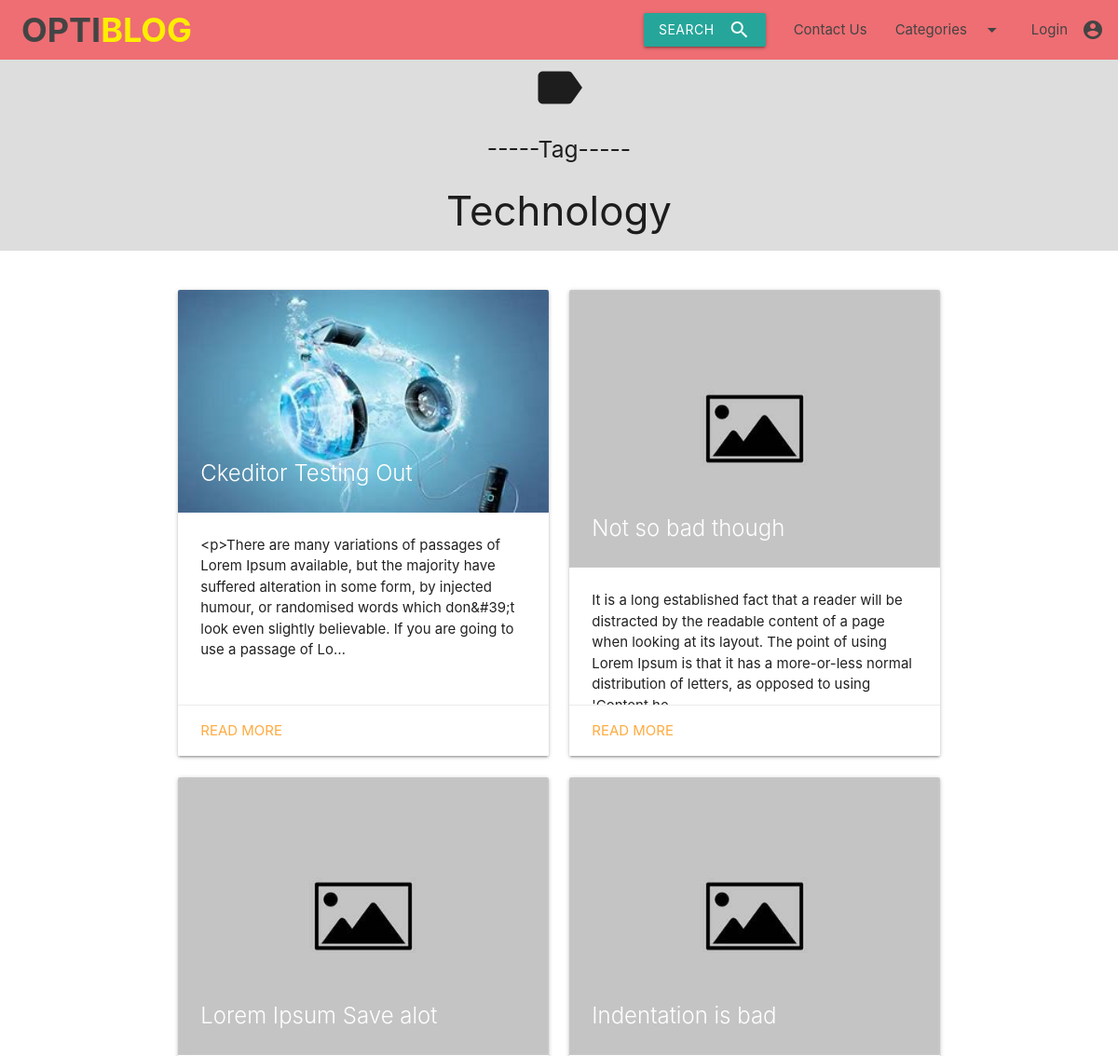
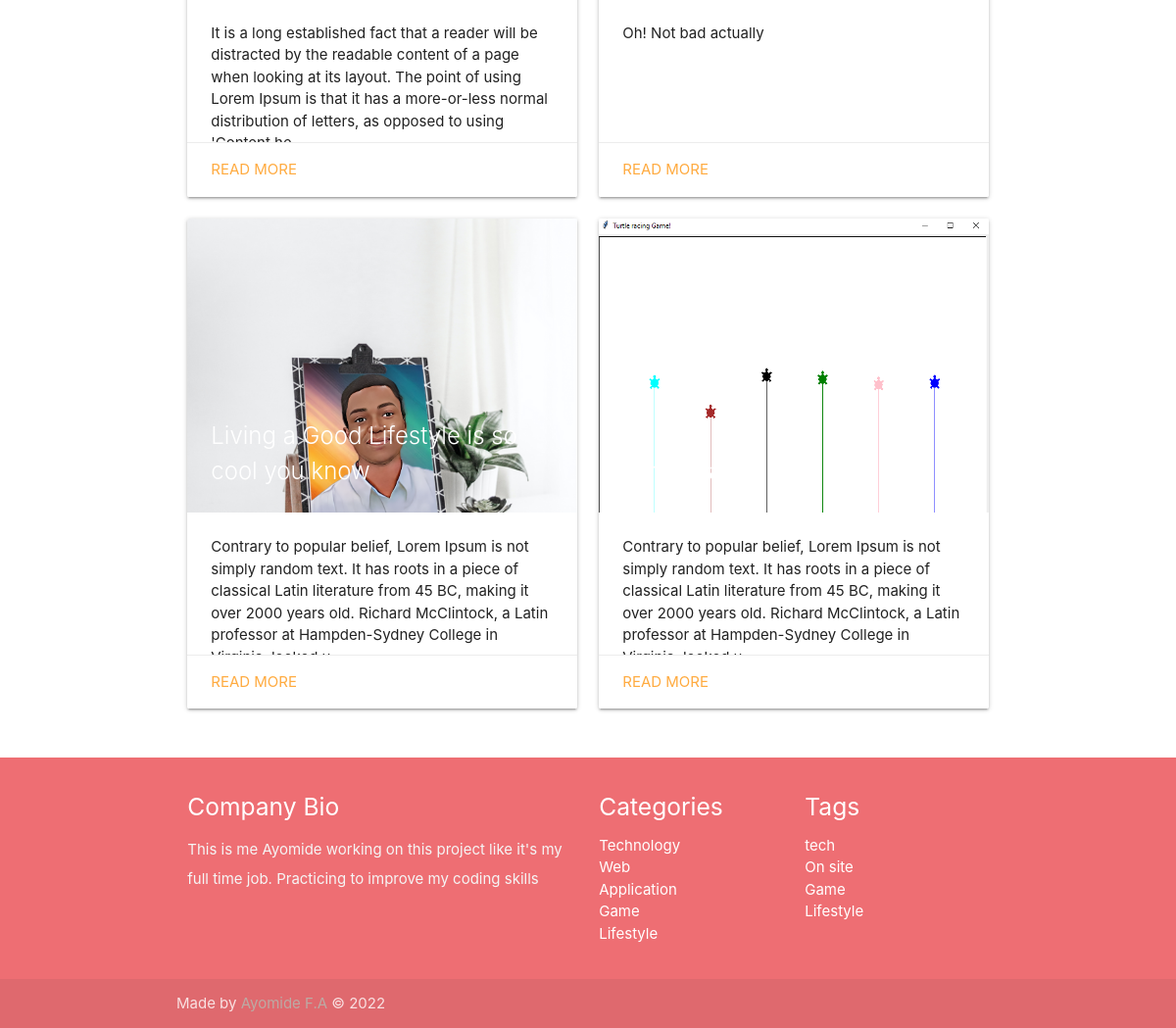
Before: /tags/lifestyle with the older database file (2 pictures, top to bottom).
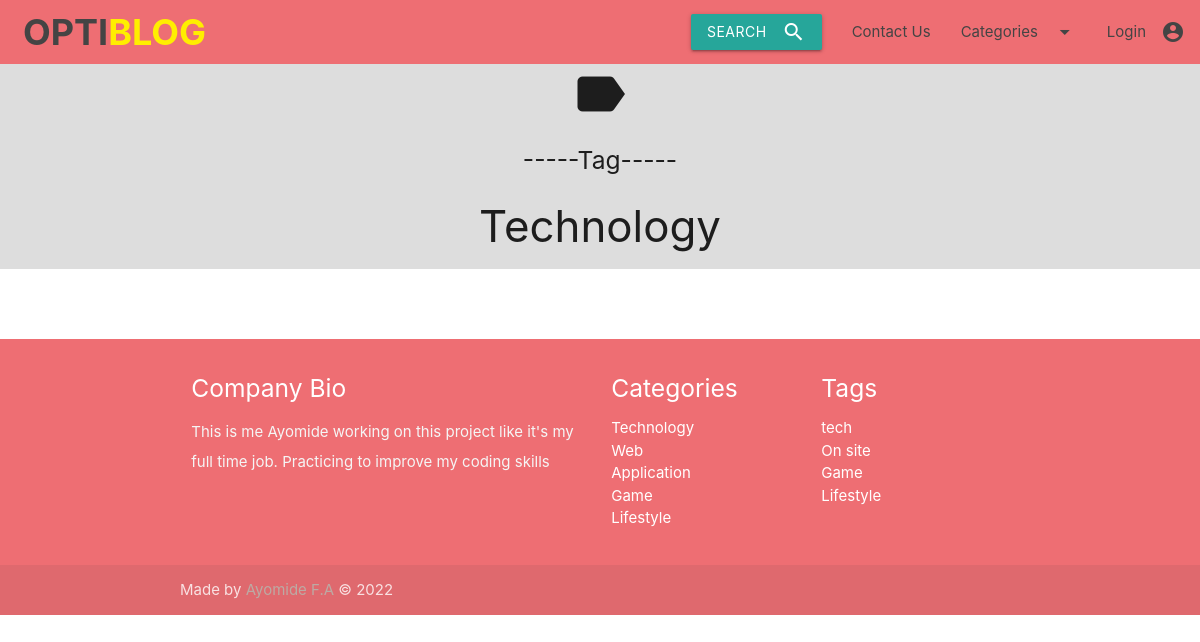
After: the same page with the newer database file.
### post/models.py (models this page shows, shortened)
class Post(models.Model):
    title = models.CharField(max_length=255, verbose_name='Title')
    slug = models.SlugField(unique=True)
    status = models.CharField(choices=STATUS_CHOICES, default='draft', max_length=10, verbose_name='status')
    publication_date = models.DateTimeField(verbose_name='Created')
    category = models.ForeignKey(Category, on_delete=models.CASCADE, verbose_name="Category")
    picture = models.ImageField(upload_to='uploads/%Y/%m/%d', blank=True, verbose_name='Picture')
    content = RichTextUploadingField(verbose_name="Content")
    author = models.CharField(max_length=30, default='Anonymous', verbose_name="Author")
    tags = models.ManyToManyField(Tag)
    likes = models.IntegerField(default=0)
    class Meta:
        ordering = ['-publication_date']
        verbose_name = "Post"
        verbose_name_plural = "Posts"
    def get_absolute_url(self):
        return reverse('articledetails', args={self.slug})

class Category(models.Model):
    title = models.CharField(max_length=112, verbose_name='Title')
    slug = models.SlugField(max_length=150, unique=True)
    class Meta:
        verbose_name = "Category"
        verbose_name_plural = "Categories"
    def get_absolute_url(self):
        return reverse('categories', args={self.slug})

class Tag(models.Model):
    title = models.CharField(max_length=50, verbose_name='Tag')
    slug = models.SlugField(max_length=100, unique=True)
    class Meta:
        verbose_name = "Tag"
        verbose_name_plural = "Tags"
    def get_absolute_url(self):
        return reverse('tags', args={self.slug})

### post/views.py (the view)
# urls.py: path('tags/<slug:tag_slug>', tags, name='tags'),
def tags(request, tag_slug):
    articles = Post.objects.filter(
        status='published').order_by('-publication_date')
    tags = Tag.objects.all()
    categories = Category.objects.all()
    if tag_slug:
        tag = get_object_or_404(Tag, slug=tag_slug)
        articles = articles.filter(tags=tag)
    query = request.GET.get("q")
    if query:
        articles = articles.filter(
            Q(title__icontains=query) |
            Q(content__icontains=query)).distinct()
    paginator = Paginator(articles, 6)
    page_number = request.GET.get('page')
    categories_paginator = paginator.get_page(page_number)
    template = loader.get_template('tags.html')
    context = {
        'articles': categories_paginator,
        'categories': categories,
        'tags': tags,
    }
    return HttpResponse(template.render(context, request))

### base/template/tags.html
{% extends 'base.html' %}
{% load static %}
{% block banner %}
<div class="row">
  <div class="col s12 m12 center-align " style="background-color: #ddd;">
    <i class="medium material-icons">label</i>
    <h5>-----Tag-----</h5>
    <h3 class="center">Technology</h3>
  </div>
</div>
{% endblock %}
{% block content %}
<div class="row">
            {% for article in articles %}
            <div class="col s12 m6 13 ">
              <div class="card large">
                <div class="card-image">
                  {% if article.picture %}
                  <a href="{{ article.get_absolute_url }}">
                    <img src="{{ article.picture.url }}">
                  </a>
                  <a href="{{ article.get_absolute_url }}">
                    <span class="card-title">{{ article.title}}</span>
                  </a>
                  {% else %}
                  <a href="{{ article.get_absolute_url }}">
                    <img src="{% static 'images/default-thumbnail.jpg' %}">
                  </a>
                  <a href="{{ article.get_absolute_url }}">
                    <span class="card-title">{{ article.title}}</span>
                  </a>
                  {% endif %}
                </div>
                <div class="card-content ">
                  {{ article.content|truncatechars:250 }}
                </div>
                <div class="card-action">
                  <a href="{{ article.get_absolute_url }}">Read More</a>
                </div>
              </div>
            </div>
            {% endfor %}
</div>
{% endblock %}

### base/template/base.html (shortened to what this page needs)
{% load static %}
<!DOCTYPE html>
<html lang="en">
<head>
    <link href="{% static 'css/materialize.css' %} " type="text/css" rel="stylesheet" media="screen,projection" />
    <link href="{% static 'css/style.css' %} " type="text/css" rel="stylesheet" media="screen,projection" />
</head>
<body>
    <nav>
        <div class="nav-wrapper">
            <a href="{% url 'index' %}" class="brand-logo m" style="margin-left: 23px; font-size: 2.4rem; font-weight: bolder;">OPTI<span style="color: rgb(255, 238, 0);">BLOG </span></a>
            <ul class="right hide-on-med-and-down">
                <li>
                <a class="waves-effect waves-light btn modal-trigger" href="#modal1">Search <i class="material-icons right">search</i></a>
                </li>
                <li><a href="{% url 'contact' %}">Contact Us</a></li>
                <li><a class="dropdown-trigger" href="#!" data-target="dropdown1">Categories<i
                            class="material-icons right">arrow_drop_down</i></a></li>
                <li>
                {% if  user.is_authenticated %}
                <a href="{% url 'profile' user.username %}">
                    {{ user.username }} <i class="material-icons right">account_circle</i>
                </a>
                    {% else %}
                    <a href="{% url 'login' %}">Login
                     <i class="material-icons right">account_circle</i></a>
                    {% endif %}</li>
            </ul>
        </div>
    </nav>
    {% block banner %}
    {% endblock %}
    <div class="container">
        <div class="section">
            {% block content %}
            {% endblock %}
        </div>
    </div>
    <footer class="page-footer ">
        <div class="container">
            <div class="row">
                <div class="col l6 s12">
                    <h5 class="white-text">Company Bio</h5>
                    <p class="grey-text text-lighten-4">This is me Ayomide working on this project like
                        it's my full time job. Practicing to improve my coding skills</p>
                </div>
                <div class="col l3 s12">
                    <h5 class="white-text">Categories</h5>
                    <ul>
                        {% for category in categories %}
                        <li><a class="white-text" href="{{ category.get_absolute_url }}">{{ category.title }}</a></li>
                        {% endfor %}
                    </ul>
                </div>
                <div class="col l3 s12">
                    <h5 class="white-text">Tags</h5>
                    <ul>
                        {% for tag in tags %}
                        <li><a class="white-text" href="{{ tag.get_absolute_url }}">{{ tag.title }}</a></li>
                        {% endfor %}
                    </ul>
                </div>
            </div>
        </div>
        <div class="footer-copyright">
            <div class="container">
                Made by <a class="brown-text text-lighten-3" href="http://materializecss.com">Ayomide F.A </a>&copy; 2022
            </div>
        </div>
    </footer>
</body>
</html>

Changed rows visible on the page:
removed Post: picture (picture), title "Ckeditor Testing Out", content "<p>There are many variations of passages of Lorem Ipsum available, but the majority have suffered alteration in some form, by injected humour, or randomised words which don&#39;t look even slightly believable. If you are going to use a passage of Lo…"
removed Post: title "Not so bad though", content "It is a long established fact that a reader will be distracted by the readable content of a page when looking at its layout. The point of using Lorem Ipsum is that it has a more-or-less normal distribution of letters, as opposed to using…"
removed Post: title "Lorem Ipsum Save alot", content "It is a long established fact that a reader will be distracted by the readable content of a page when looking at its layout. The point of using Lorem Ipsum is that it has a more-or-less normal distribution of letters, as opposed to using…"
removed Post: title "Indentation is bad", content "Oh! Not bad actually"
removed Post: picture (picture), title "Living a Good Lifestyle is so cool you know", content "Contrary to popular belief, Lorem Ipsum is not simply random text. It has roots in a piece of classical Latin literature from 45 BC, making it over 2000 years old. Richard McClintock, a Latin professor at Hampden-Sydney College in…"
removed Post: picture (picture), title "Turtle Game", content "Contrary to popular belief, Lorem Ipsum is not simply random text. It has roots in a piece of classical Latin literature from 45 BC, making it over 2000 years old. Richard McClintock, a Latin professor at Hampden-Sydney College in…"
